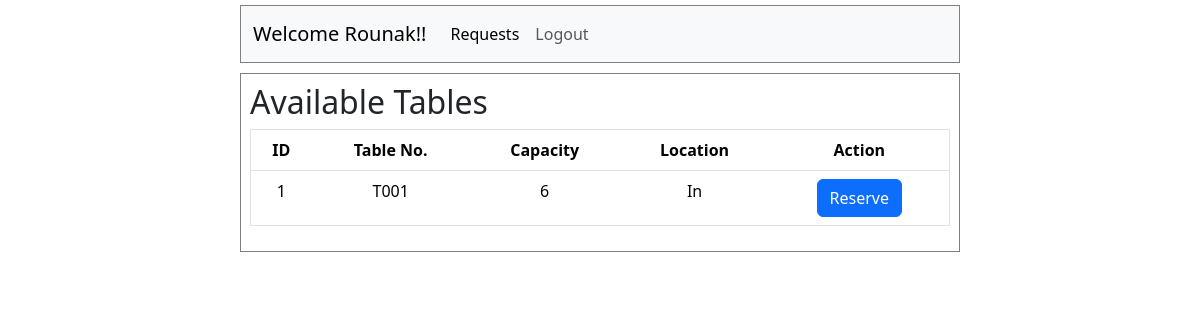
The page /user/1 on the database as committed earlier.
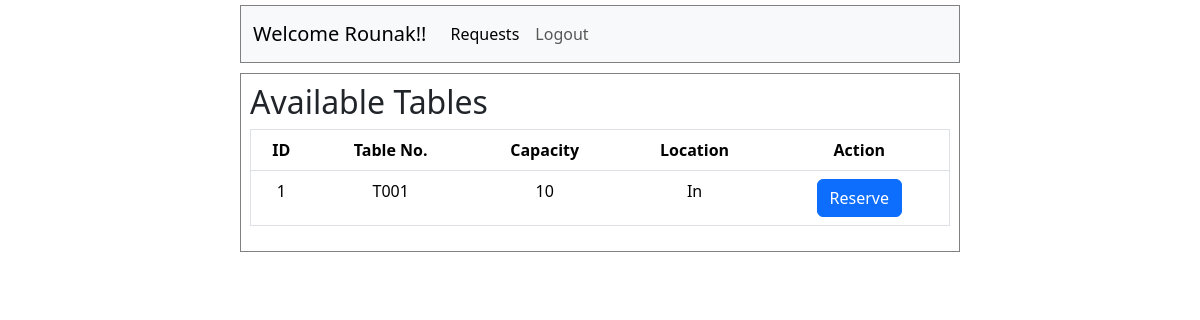
The same page on the database as committed later.
### application/models.py (models this page shows)
class Table(db.Model):
    id = db.Column(db.Integer, primary_key = True)
    table_number = db.Column(db.Integer, unique = True, nullable = False)
    capacity = db.Column(db.Integer, nullable = False)
    location = db.Column(db.String, nullable = False)
    status = db.Column(db.String, default = 'available', nullable = False)
    reservations = db.relationship('Reservation', backref = 'table')

### application/controllers.py (the view)
@app.route('/user/<int:id>')
def user_dash(id):
    this_user = User.query.get(id)
    all_tables = Table.query.filter_by(status = 'available').all()
    return render_template("user_dash.html", this_user = this_user, tables = all_tables)

### templates/user_dash.html (shortened to what this page needs)
<!DOCTYPE html>
<html lang="en">
<head>
    <link href="https://cdn.jsdelivr.net/npm/bootstrap@5.3.8/dist/css/bootstrap.min.css" rel="stylesheet">
    <link rel="stylesheet" href="/static/style.css">
</head>
<body>
    <div id="main">
        <div id="canva2">
            <nav class="navbar navbar-expand-lg bg-body-tertiary">
                <div class="container-fluid">
                    <a class="navbar-brand" href="#">Welcome {{ this_user.username }}!!</a>
                    <div class="collapse navbar-collapse" id="navbarSupportedContent">
                    <ul class="navbar-nav me-auto mb-2 mb-lg-0">
                        <li class="nav-item">
                        <a class="nav-link active" aria-current="page" href="/templates/user_req.html">Requests</a>
                        <li class="nav-item">
                        <a class="nav-link" href="/templates/login.html">Logout</a>
                        </li>
                    </ul>
                    </div>
                </div>
            </nav>
            <div id="mngetable">
                <h2 class="headings">Available Tables</h2>
                <table class="table text-center border">
                    <thead>
                        <tr>
                        <th scope="col">ID</th>
                        <th scope="col">Table No.</th>
                        <th scope="col">Capacity</th>
                        <th scope="col">Location</th>
                        <th scope="col">Action</th>
                        </tr>
                    </thead>
                    <tbody>
                        {% for i in tables %}
                            <tr>
                                <td scope="row">{{ i.id }}</td>
                                <td>{{i.table_number}}</td>
                                <td>{{i.capacity}}</td>
                                <td>{{i.location}}</td>
                                <td> <a href="/reserve" class="btn btn-primary">Reserve</a></td>
                            </tr>
                        {% endfor %}
                    </tbody>
                </table>
            </div>
         </div>
    </div>
</body>
</html>

Rows that differ between the two databases and show on the page:
changed Table "In": capacity "6" → "10"
